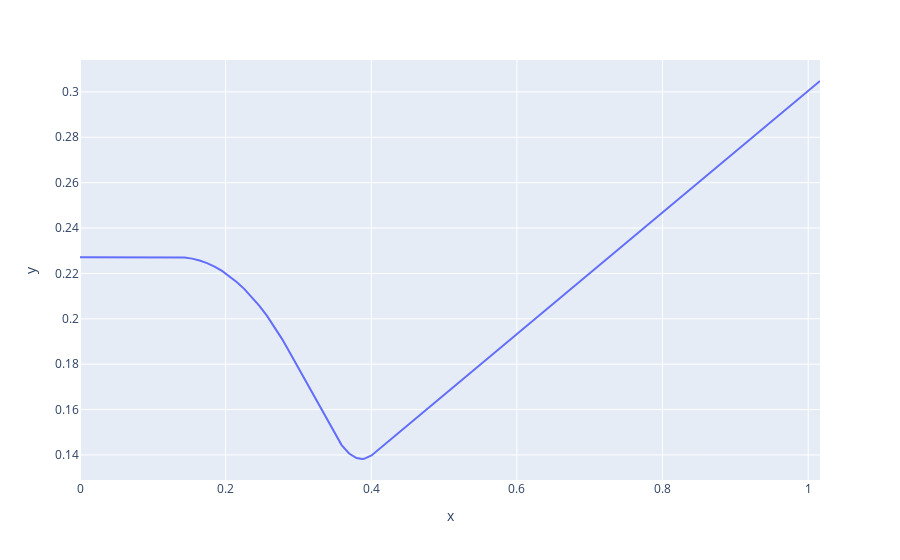

Notebook code for this chart:
### Code cell
# Lstar = ureg.convert(36, "in", "m")
L_c = ureg.convert(5.339, "in", "m")
contraction_ratio = (1.643* ureg.convert(5.4417, "in", "m"))**2 /(ureg.convert(5.4417, "in", "m"))**2

contour_list = test_engine.conical_contour(L_c, contraction_ratio, length_parameter= 'chamber length', fidelity=100)
contour_df = pd.DataFrame(contour_list, columns=["x", "y"])
fig = px.line(contour_df, x="x", y="y")
fig.update_yaxes(range=[0,None])
# print(contour_df)
